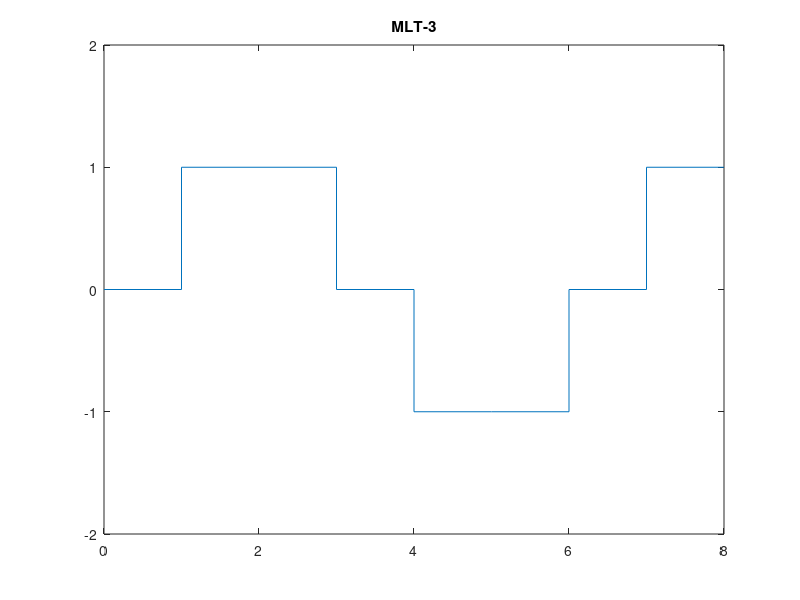

This figure's MATLAB source:
m = [0 1 0 1 1 0 1 1];
n = length(m);
x = [];
y = [];
cur_lvl=0;
last_non_zero_lvl=-1;
for i=1:n
    x=[x i-1 i];
    if(m(i)==0)
        y=[y cur_lvl cur_lvl];
    else
        if(cur_lvl~=0)
            y=[y 0 0];
            cur_lvl=0;
        else
            y=[y -last_non_zero_lvl -last_non_zero_lvl];
            last_non_zero_lvl = last_non_zero_lvl*(-1);
            cur_lvl = last_non_zero_lvl;
        end
    end
end

plot(x,y),axis([0,n,-2,2]);
title('MLT-3');
